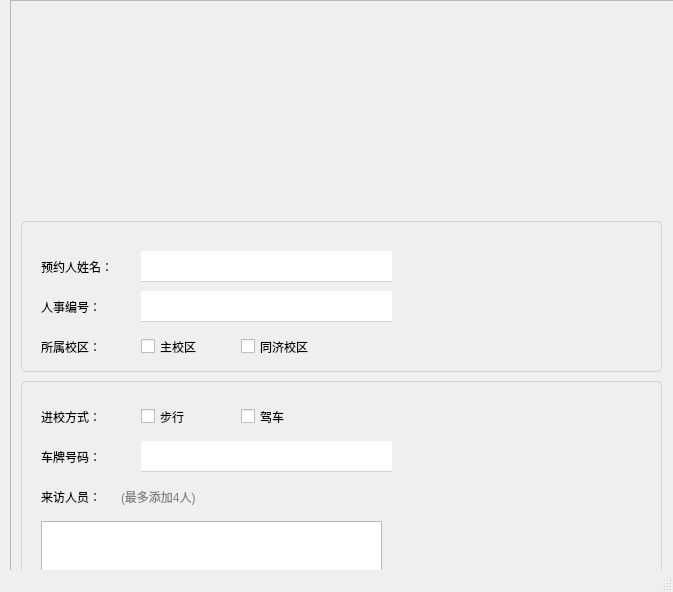
<?xml version="1.0" encoding="UTF-8"?>
<ui version="4.0">
 <class>MainWIndow</class>
 <widget class="QMainWindow" name="MainWIndow">
  <property name="geometry">
   <rect>
    <x>0</x>
    <y>0</y>
    <width>673</width>
    <height>592</height>
   </rect>
  </property>
  <property name="maximumSize">
   <size>
    <width>800</width>
    <height>16777215</height>
   </size>
  </property>
  <property name="windowTitle">
   <string>车辆预约</string>
  </property>
  <widget class="QWidget" name="centralwidget">
   <widget class="QScrollArea" name="scrollArea">
    <property name="geometry">
     <rect>
      <x>10</x>
      <y>0</y>
      <width>671</width>
      <height>1031</height>
     </rect>
    </property>
    <property name="widgetResizable">
     <bool>true</bool>
    </property>
    <widget class="QWidget" name="scrollAreaWidgetContents">
     <property name="geometry">
      <rect>
       <x>0</x>
       <y>0</y>
       <width>669</width>
       <height>1029</height>
      </rect>
     </property>
     <widget class="QWidget" name="widget" native="true">
      <property name="geometry">
       <rect>
        <x>10</x>
        <y>220</y>
        <width>641</width>
        <height>151</height>
       </rect>
      </property>
      <property name="styleSheet">
       <string notr="true">#widget {border:1px solid rgb(211,211,211); border-radius:5px}</string>
      </property>
      <widget class="QLineEdit" name="lineEdit_2">
       <property name="geometry">
        <rect>
         <x>120</x>
         <y>30</y>
         <width>251</width>
         <height>31</height>
        </rect>
       </property>
       <property name="styleSheet">
        <string notr="true">#lineEdit_2{border:none; 
border-bottom:1.2px solid rgb(211,211,211)}</string>
       </property>
      </widget>
      <widget class="QLabel" name="name">
       <property name="geometry">
        <rect>
         <x>20</x>
         <y>30</y>
         <width>91</width>
         <height>31</height>
        </rect>
       </property>
       <property name="text">
        <string>预约人姓名：</string>
       </property>
      </widget>
      <widget class="QLabel" name="label_2">
       <property name="geometry">
        <rect>
         <x>20</x>
         <y>70</y>
         <width>81</width>
         <height>31</height>
        </rect>
       </property>
       <property name="text">
        <string>人事编号：</string>
       </property>
      </widget>
      <widget class="QLineEdit" name="lineEdit">
       <property name="geometry">
        <rect>
         <x>120</x>
         <y>70</y>
         <width>251</width>
         <height>31</height>
        </rect>
       </property>
       <property name="styleSheet">
        <string notr="true">#lineEdit{border:none; 
border-bottom:1.2px solid rgb(211,211,211)}</string>
       </property>
      </widget>
      <widget class="QLabel" name="label_3">
       <property name="geometry">
        <rect>
         <x>20</x>
         <y>110</y>
         <width>81</width>
         <height>31</height>
        </rect>
       </property>
       <property name="text">
        <string>所属校区：</string>
       </property>
      </widget>
      <widget class="QCheckBox" name="checkBox">
       <property name="geometry">
        <rect>
         <x>120</x>
         <y>110</y>
         <width>91</width>
         <height>31</height>
        </rect>
       </property>
       <property name="text">
        <string>主校区</string>
       </property>
      </widget>
      <widget class="QCheckBox" name="checkBox_2">
       <property name="geometry">
        <rect>
         <x>220</x>
         <y>110</y>
         <width>101</width>
         <height>31</height>
        </rect>
       </property>
       <property name="text">
        <string>同济校区</string>
       </property>
      </widget>
     </widget>
     <widget class="QWidget" name="widget_2" native="true">
      <property name="geometry">
       <rect>
        <x>10</x>
        <y>380</y>
        <width>641</width>
        <height>341</height>
       </rect>
      </property>
      <property name="styleSheet">
       <string notr="true">#widget_2 {border:1px solid rgb(211,211,211); border-radius:5px}</string>
      </property>
      <widget class="QLabel" name="name_2">
       <property name="geometry">
        <rect>
         <x>20</x>
         <y>20</y>
         <width>81</width>
         <height>31</height>
        </rect>
       </property>
       <property name="text">
        <string>进校方式：</string>
       </property>
      </widget>
      <widget class="QCheckBox" name="checkBox_3">
       <property name="geometry">
        <rect>
         <x>120</x>
         <y>20</y>
         <width>91</width>
         <height>31</height>
        </rect>
       </property>
       <property name="text">
        <string>步行</string>
       </property>
      </widget>
      <widget class="QCheckBox" name="checkBox_5">
       <property name="geometry">
        <rect>
         <x>220</x>
         <y>20</y>
         <width>101</width>
         <height>31</height>
        </rect>
       </property>
       <property name="text">
        <string>驾车</string>
       </property>
      </widget>
      <widget class="QLabel" name="name_3">
       <property name="geometry">
        <rect>
         <x>20</x>
         <y>60</y>
         <width>81</width>
         <height>31</height>
        </rect>
       </property>
       <property name="text">
        <string>车牌号码：</string>
       </property>
      </widget>
      <widget class="QLineEdit" name="lineEdit_3">
       <property name="geometry">
        <rect>
         <x>120</x>
         <y>60</y>
         <width>251</width>
         <height>31</height>
        </rect>
       </property>
       <property name="styleSheet">
        <string notr="true">#lineEdit_3{border:none; 
border-bottom:1.2px solid rgb(211,211,211)}</string>
       </property>
      </widget>
      <widget class="QDateEdit" name="dateEdit">
       <property name="geometry">
        <rect>
         <x>120</x>
         <y>250</y>
         <width>251</width>
         <height>31</height>
        </rect>
       </property>
      </widget>
      <widget class="QLabel" name="name_4">
       <property name="geometry">
        <rect>
         <x>20</x>
         <y>100</y>
         <width>81</width>
         <height>31</height>
        </rect>
       </property>
       <property name="text">
        <string>来访人员：</string>
       </property>
      </widget>
      <widget class="QLabel" name="name_5">
       <property name="geometry">
        <rect>
         <x>20</x>
         <y>250</y>
         <width>81</width>
         <height>31</height>
        </rect>
       </property>
       <property name="text">
        <string>来访时间：</string>
       </property>
      </widget>
      <widget class="QLabel" name="name_6">
       <property name="geometry">
        <rect>
         <x>20</x>
         <y>290</y>
         <width>81</width>
         <height>31</height>
        </rect>
       </property>
       <property name="text">
        <string>访问事由：</string>
       </property>
      </widget>
      <widget class="QComboBox" name="comboBox">
       <property name="geometry">
        <rect>
         <x>120</x>
         <y>290</y>
         <width>251</width>
         <height>31</height>
        </rect>
       </property>
       <property name="styleSheet">
        <string notr="true">  ui-&gt;comboBox-&gt;addItem(icon,&quot;四川&quot;);
 ui-&gt;comboBox-&gt;addItem(icon,&quot;湖南&quot;);
    ui-&gt;comboBox-&gt;addItem(icon,&quot;湖北&quot;);</string>
       </property>
      </widget>
      <widget class="QPushButton" name="AddButton">
       <property name="geometry">
        <rect>
         <x>340</x>
         <y>105</y>
         <width>21</width>
         <height>31</height>
        </rect>
       </property>
       <property name="styleSheet">
        <string notr="true">#AddButton{border:none; 
image: url(:/new/prefix1/UIImages/plus.png);}</string>
       </property>
       <property name="text">
        <string/>
       </property>
      </widget>
      <widget class="QTableWidget" name="table">
       <property name="geometry">
        <rect>
         <x>20</x>
         <y>140</y>
         <width>341</width>
         <height>101</height>
        </rect>
       </property>
      </widget>
      <widget class="QLabel" name="label_4">
       <property name="geometry">
        <rect>
         <x>100</x>
         <y>100</y>
         <width>101</width>
         <height>31</height>
        </rect>
       </property>
       <property name="styleSheet">
        <string notr="true">color:gray</string>
       </property>
       <property name="text">
        <string>(最多添加4人)</string>
       </property>
      </widget>
      <zorder>name_2</zorder>
      <zorder>checkBox_3</zorder>
      <zorder>checkBox_5</zorder>
      <zorder>name_3</zorder>
      <zorder>lineEdit_3</zorder>
      <zorder>dateEdit</zorder>
      <zorder>name_4</zorder>
      <zorder>name_5</zorder>
      <zorder>name_6</zorder>
      <zorder>comboBox</zorder>
      <zorder>table</zorder>
      <zorder>AddButton</zorder>
      <zorder>label_4</zorder>
     </widget>
     <widget class="QPushButton" name="pushButton_2">
      <property name="geometry">
       <rect>
        <x>120</x>
        <y>830</y>
        <width>371</width>
        <height>51</height>
       </rect>
      </property>
      <property name="styleSheet">
       <string notr="true">#pushButton_2 {border:1px solid rgb(211,211,211); border-radius:12px;background-color: rgb(0, 114, 169);
}

</string>
      </property>
      <property name="text">
       <string>提交</string>
      </property>
     </widget>
     <widget class="QRadioButton" name="radioButton">
      <property name="geometry">
       <rect>
        <x>30</x>
        <y>790</y>
        <width>16</width>
        <height>23</height>
       </rect>
      </property>
      <property name="text">
       <string/>
      </property>
     </widget>
     <widget class="QWidget" name="widget_4" native="true">
      <property name="geometry">
       <rect>
        <x>10</x>
        <y>10</y>
        <width>641</width>
        <height>201</height>
       </rect>
      </property>
      <property name="styleSheet">
       <string notr="true">#widget_4 {
background-image: url(:/new/prefix1/UIImages/hust1.png);
border-radius:5px;
}
</string>
      </property>
     </widget>
     <widget class="QWidget" name="widget_3" native="true">
      <property name="geometry">
       <rect>
        <x>10</x>
        <y>730</y>
        <width>641</width>
        <height>41</height>
       </rect>
      </property>
      <property name="styleSheet">
       <string notr="true">#widget_3 {border:1px solid rgb(211,211,211); border-radius:5px}</string>
      </property>
      <widget class="QLabel" name="label_5">
       <property name="geometry">
        <rect>
         <x>20</x>
         <y>10</y>
         <width>101</width>
         <height>21</height>
        </rect>
       </property>
       <property name="text">
        <string>入校短信通知</string>
       </property>
      </widget>
      <widget class="QCheckBox" name="checkBox_4">
       <property name="geometry">
        <rect>
         <x>330</x>
         <y>0</y>
         <width>41</width>
         <height>41</height>
        </rect>
       </property>
       <property name="styleSheet">
        <string notr="true">QCheckBox::indicator:unchecked {
	image: url(:/new/prefix1/UIImages/switch-OFF.png);
}
QCheckBox::indicator:checked {
  image: url(:/new/prefix1/UIImages/switch-ON.png);
}
</string>
       </property>
       <property name="text">
        <string/>
       </property>
      </widget>
     </widget>
     <widget class="QPushButton" name="pushButton_3">
      <property name="geometry">
       <rect>
        <x>120</x>
        <y>890</y>
        <width>371</width>
        <height>51</height>
       </rect>
      </property>
      <property name="styleSheet">
       <string notr="true">#pushButton_3 {border:1px solid rgb(211,211,211); border-radius:12px;background-color: rgb(0, 114, 169);
}

</string>
      </property>
      <property name="text">
       <string>我的预约</string>
      </property>
     </widget>
     <widget class="QLabel" name="label">
      <property name="geometry">
       <rect>
        <x>50</x>
        <y>790</y>
        <width>201</width>
        <height>21</height>
       </rect>
      </property>
      <property name="text">
       <string>我已认真阅读并同意以上协议</string>
      </property>
      <property name="alignment">
       <set>Qt::AlignLeading|Qt::AlignLeft|Qt::AlignTop</set>
      </property>
     </widget>
     <widget class="QPushButton" name="pushButton_4">
      <property name="geometry">
       <rect>
        <x>120</x>
        <y>950</y>
        <width>371</width>
        <height>51</height>
       </rect>
      </property>
      <property name="styleSheet">
       <string notr="true">#pushButton_4{border:1px solid rgb(211,211,211); border-radius:12px;background-color: rgb(0, 114, 169);
}

</string>
      </property>
      <property name="text">
       <string>退出预约</string>
      </property>
     </widget>
    </widget>
   </widget>
  </widget>
  <widget class="QMenuBar" name="menubar">
   <property name="geometry">
    <rect>
     <x>0</x>
     <y>0</y>
     <width>673</width>
     <height>27</height>
    </rect>
   </property>
  </widget>
  <widget class="QStatusBar" name="statusbar"/>
 </widget>
 <resources/>
 <connections/>
</ui>
